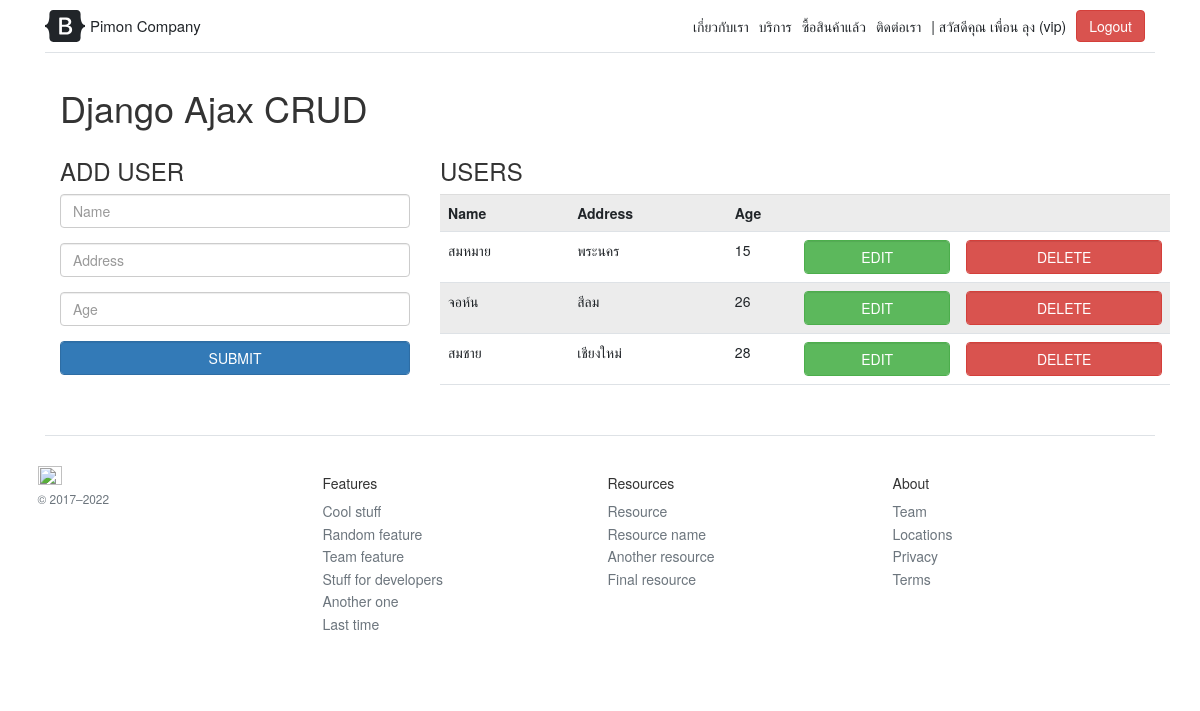
The app's page /crud/ (signed in) with its own data.
### company/models.py (models this page shows, shortened)
class Profile(models.Model):
    user = models.OneToOneField(User, on_delete=models.CASCADE)
    usertype = models.CharField(max_length=100, default='member')
    point = models.IntegerField(default=0)
    tel = models.CharField(max_length=20, null=True, blank=True)
    verified = models.BooleanField(default=False)
    verified_token = models.CharField(max_length=100, default='no token')

class CrudUser(models.Model):
    name = models.CharField(max_length=30, blank=True)
    address = models.CharField(max_length=100, blank=True)
    age = models.IntegerField(blank=True, null=True)

### company/views.py (the view)
# urls.py: path('crud/',  CrudView.as_view(), name='crud_ajax'),
class CrudView(ListView):
	model = CrudUser
	template_name = 'company/crud.html'
	context_object_name = 'users'

### company/template/company/crud.html (shortened to what this page needs)
{% extends 'company/base.html' %}
{% block header %}
<link rel="stylesheet" href="https://maxcdn.bootstrapcdn.com/bootstrap/3.3.7/css/bootstrap.min.css">
{% endblock header %}
{% block content %}
<div class="container">
    <h1>Django Ajax CRUD</h1>
    <div class="row">
      <div class="col-md-4 ">
        <h3>ADD USER</h3>
        <form id="addUser" action="">
          <div class="form-group">
            <input class="form-control" type="text" name="name" placeholder="Name" required>
          </div>
          <div class="form-group">
            <input class="form-control" type="text" name="address" placeholder="Address" required>
          </div>
          <div class="form-group">
            <input class="form-control" type="number" name="age" min="10" max="100" placeholder="Age" required>
          </div>
          <button class="btn btn-primary form-control" type="submit">SUBMIT</button>
        </form>
      </div>
      <div class="col-md-8">
        <h3>USERS</h3>
        <table id="userTable" class="table table-striped">
          <tr>
            <th>Name</th>
            <th>Address</th>
            <th colspan="3">Age</th>
          </tr>
          {% if users %}
            {% for user in users %}
            <tr id="user-{{user.id}}">
                <td class="userName userData" name="name">{{user.name}}</td>
                <td class="userAddress userData" name="address">{{user.address}}</td>
                <td class="userAge userData" name="age">{{user.age}}</td>
                <td align="center">
                    <button class="btn btn-success form-control" onClick="editUser({{user.id}})" data-toggle="modal" data-target="#myModal")">EDIT</button>
                </td>
                <td align="center">
                    <button class="btn btn-danger form-control" onClick="deleteUser({{user.id}})">DELETE</button>
                </td>
            </tr>
            {% endfor %}
          {% else %}
            No Users
          {% endif %}
        </table>
      </div>
    </div>
  </div>
{% endblock content %}

### company/template/company/base.html (shortened to what this page needs)
{% load static %}
<!doctype html>
<html lang="en">
  <head>
<link href="{% static 'CSS/bootstrap.min.css' %}" rel="stylesheet">
    <link href="https://getbootstrap.com/docs/5.2/examples/pricing/pricing.css" rel="stylesheet">
    <link rel="stylesheet" href="https://cdnjs.cloudflare.com/ajax/libs/font-awesome/4.7.0/css/font-awesome.min.css">
    {% block header %} {% endblock header %}
  </head>
  <body>
<div class="container py-3">
  <header>
    <div class="d-flex flex-column flex-md-row align-items-center pb-3 mb-4 border-bottom">
      <a href="/" class="d-flex align-items-center text-dark text-decoration-none">
        <span class="fs-4">Pimon Company</span>
      </a>
        {% if user.profile.usertype == 'accountant' %}
          <nav class="d-inline-flex mt-2 mt-md-0 ms-md-auto">
            <a class="me-3 py-2 text-dark text-decoration-none" href="{% url 'accountant-page' %}">รายการติดต่อ</a>
            <a class="me-3 py-2 text-dark text-decoration-none" href="{% url 'addproduct-page' %}">เพิ่มรายการสินค้า</a>
          </nav>
        {% else %}
            <nav class="d-inline-flex mt-2 mt-md-0 ms-md-auto">
              <a class="me-3 py-2 text-dark text-decoration-none" href="{% url 'about-page' %}">เกี่ยวกับเรา</a>
              <a class="me-3 py-2 text-dark text-decoration-none" href="#">บริการ</a>
              <a class="me-3 py-2 text-dark text-decoration-none" href="#">ซื้อสินค้าแล้ว</a>
              <a class="me-3 py-2 text-dark text-decoration-none" href="{% url 'contact-page' %}">ติดต่อเรา</a>
            </nav>
        {% endif %}
        {% if user.is_authenticated %}
          <a class="me-3 py-2 text-dark text-decoration-none" href="{% url 'profile-page' %}">| สวัสดีคุณ {{user.first_name}} {{user.last_name}} ({{user.profile.usertype}})</a>
          <a class="me-3 py-2 text-dark text-decoration-none btn btn-danger text-white" href="{% url 'logout' %}">Logout</a>
        {% else %}
          <a class="me-3 py-2 text-dark text-decoration-none btn btn-primary text-white" href="{% url 'login' %}">Login</a>
        {% endif %}
    </div>
  </header>
  <main>
    {% block content %}
    {% endblock content %}
  </main>
  <footer class="pt-4 my-md-5 pt-md-5 border-top">
    <div class="row">
      <div class="col-12 col-md">
        <img class="mb-2" src="https://getbootstrap.com/docs/5.2/assets/brand/bootstrap-logo.svg" alt="" width="24" height="19">
        <small class="d-block mb-3 text-muted">&copy; 2017–2022</small>
      </div>
      <div class="col-6 col-md">
        <h5>Features</h5>
        <ul class="list-unstyled text-small">
          <li class="mb-1"><a class="link-secondary text-decoration-none" href="#">Cool stuff</a></li>
          <li class="mb-1"><a class="link-secondary text-decoration-none" href="#">Random feature</a></li>
          <li class="mb-1"><a class="link-secondary text-decoration-none" href="#">Team feature</a></li>
          <li class="mb-1"><a class="link-secondary text-decoration-none" href="#">Stuff for developers</a></li>
          <li class="mb-1"><a class="link-secondary text-decoration-none" href="#">Another one</a></li>
          <li class="mb-1"><a class="link-secondary text-decoration-none" href="#">Last time</a></li>
        </ul>
      </div>
      <div class="col-6 col-md">
        <h5>Resources</h5>
        <ul class="list-unstyled text-small">
          <li class="mb-1"><a class="link-secondary text-decoration-none" href="#">Resource</a></li>
          <li class="mb-1"><a class="link-secondary text-decoration-none" href="#">Resource name</a></li>
          <li class="mb-1"><a class="link-secondary text-decoration-none" href="#">Another resource</a></li>
          <li class="mb-1"><a class="link-secondary text-decoration-none" href="#">Final resource</a></li>
        </ul>
      </div>
      <div class="col-6 col-md">
        <h5>About</h5>
        <ul class="list-unstyled text-small">
          <li class="mb-1"><a class="link-secondary text-decoration-none" href="#">Team</a></li>
          <li class="mb-1"><a class="link-secondary text-decoration-none" href="#">Locations</a></li>
          <li class="mb-1"><a class="link-secondary text-decoration-none" href="#">Privacy</a></li>
          <li class="mb-1"><a class="link-secondary text-decoration-none" href="#">Terms</a></li>
        </ul>
      </div>
    </div>
  </footer>
</div>
  </body>
</html>

### records on screen
CrudUser: name "สมหมาย", address "พระนคร", age "15"
CrudUser: name "จอห์น", address "สีลม", age "26"
CrudUser: name "สมชาย", address "เชียงใหม่", age "28"

### other values on screen
{{ user.first_name }} "เพื่อน ลุง"
{{ user.profile.usertype }} "vip"
